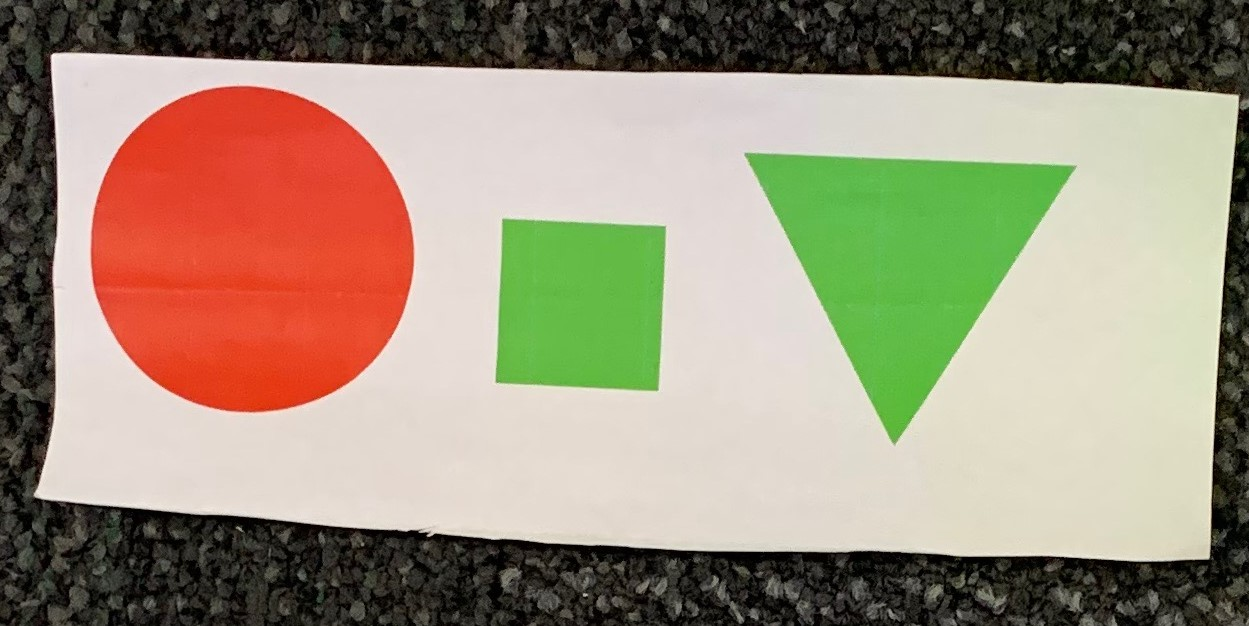
%> input picture small02.jpg, 1249 x 626 px
$ octave main.m   (GNU Octave 9; MATLAB toolbox functions it lacks are replaced by stand-ins)
%> lines starting %> are read from the running program, lines starting %| are printed output that depends on the picture; in (x1, y1, x2, y2) boxes, pixels count from 0 and x2, y2 are one past the last pixel; in counts of white or black regions, pixels touching at a corner belong together; the program's own positions count from 1
### smallFunc.m
function [shapeOutput,sizeOutput,colorOutput,shapesInfoOutput] = smallFunc(imgName)
%> called with imgName = 'small02.jpg'
%SMALLSHAPEFINDER Summary of this function goes here
%   Detailed explanation goes here

%Reading test sheet image
tsRead = imread(imgName);
%> tsRead is the input picture: size 626x1249x3 uint8; mean R, G, B 157.8, 145.1, 124

%Splitting read image into color segments
tsRedSeg = tsRead(:,:,1);
tsGreenSeg = tsRead(:,:,2);
tsBlueSeg = tsRead(:,:,3);

%Normalising each segment
tsRedNormal = double(tsRedSeg)/255;
tsGreenNormal = double(tsGreenSeg)/255;
tsBlueNormal = double(tsBlueSeg)/255;

%Gamma correcting each segment
tsRedNormalA = tsRedNormal.^2.5;
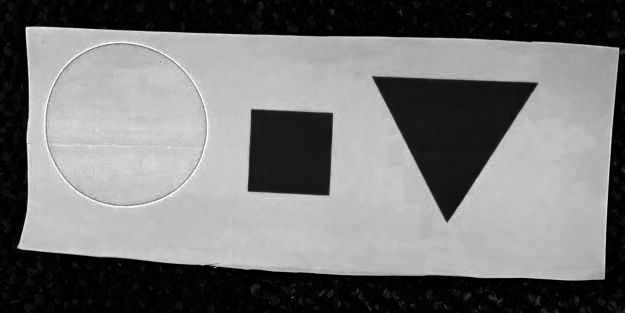
%> tsRedNormalA: size 626x1249 double (shown at 1/2 size); min 0, max 1, mean 0.463
tsGreenNormalA = tsGreenNormal.^2.5;
tsBlueNormalA = tsBlueNormal.^2.5;
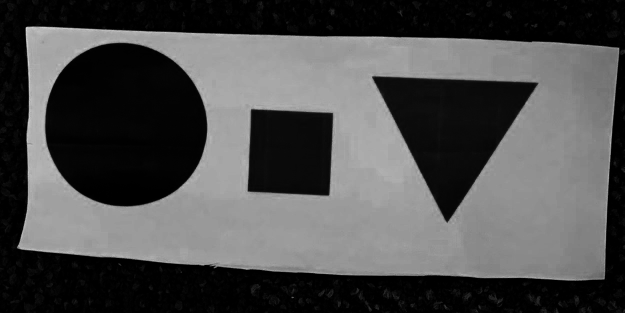
%> tsBlueNormalA: size 626x1249 double (shown at 1/2 size); min 0, max 0.905, mean 0.306

%Finding relative values for each segment
tsRedRel = tsRedNormalA./(tsRedNormalA+tsGreenNormalA+tsBlueNormalA);
tsGreenRel = tsGreenNormalA./(tsRedNormalA+tsGreenNormalA+tsBlueNormalA);
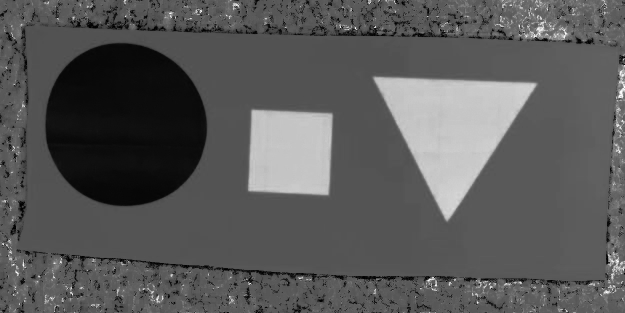
%> tsGreenRel: size 626x1249 double (shown at 1/2 size); 0.09% of the values are NaN or infinite; the others: min 0, max 1, mean 0.351; drawn with min black, max white, NaN and infinite black

%Showing only blue, red and green on each segment
tsRedOnly = tsRedRel>0.5;
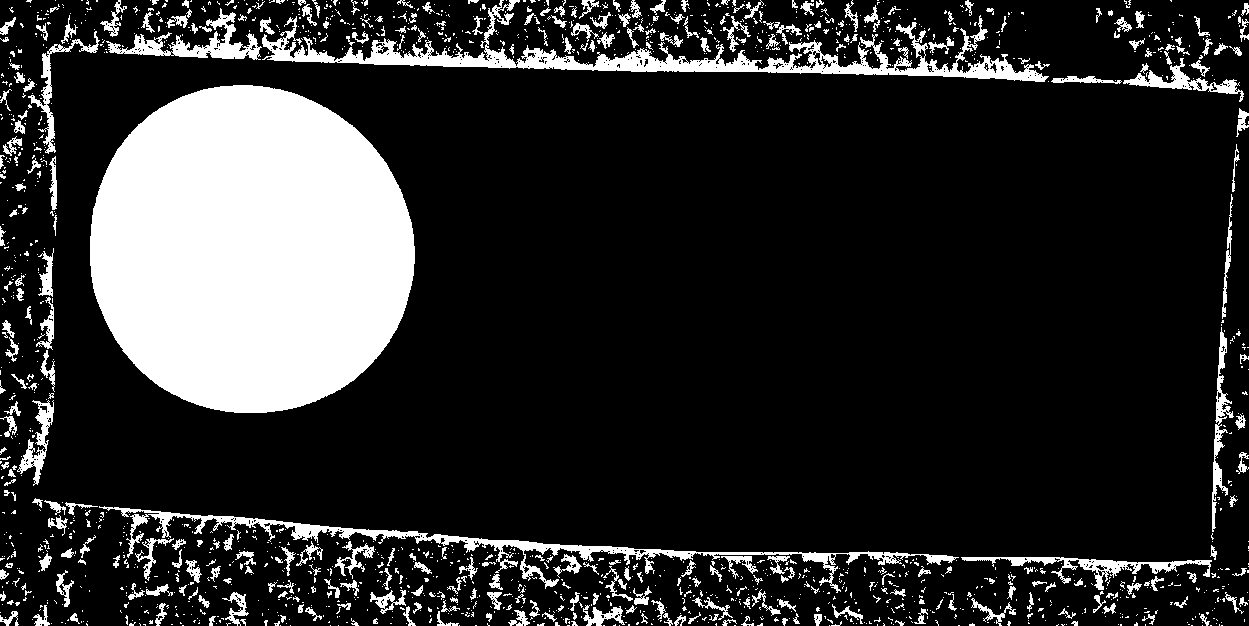
%> tsRedOnly: size 626x1249 logical; 17.7% white; 1721 white regions (1393 under 20 px), largest, box (x1, y1, x2, y2) and area: (90, 85, 415, 413) 84269, (262, 0, 1049, 82) 11579, (99, 506, 959, 593) 6509
tsGreenOnly = tsGreenRel>0.5;
%> tsGreenOnly: size 626x1249 logical; 10.7% white; 690 white regions (596 under 20 px), largest, box (x1, y1, x2, y2) and area: (747, 153, 1074, 443) 47850, (496, 219, 666, 391) 26755, (1044, 36, 1140, 80) 1385

%Strelling image
ser = strel('square',12);
tsRedOnly = imopen(tsRedOnly,ser);
%> tsRedOnly: size 626x1249 logical; 10.8% white; 2 white regions, box (x1, y1, x2, y2) and area: (90, 85, 415, 413) 84265, (220, 45, 239, 59) 254
seg = strel('square',10);
tsGreenOnly = imopen(tsGreenOnly,seg);
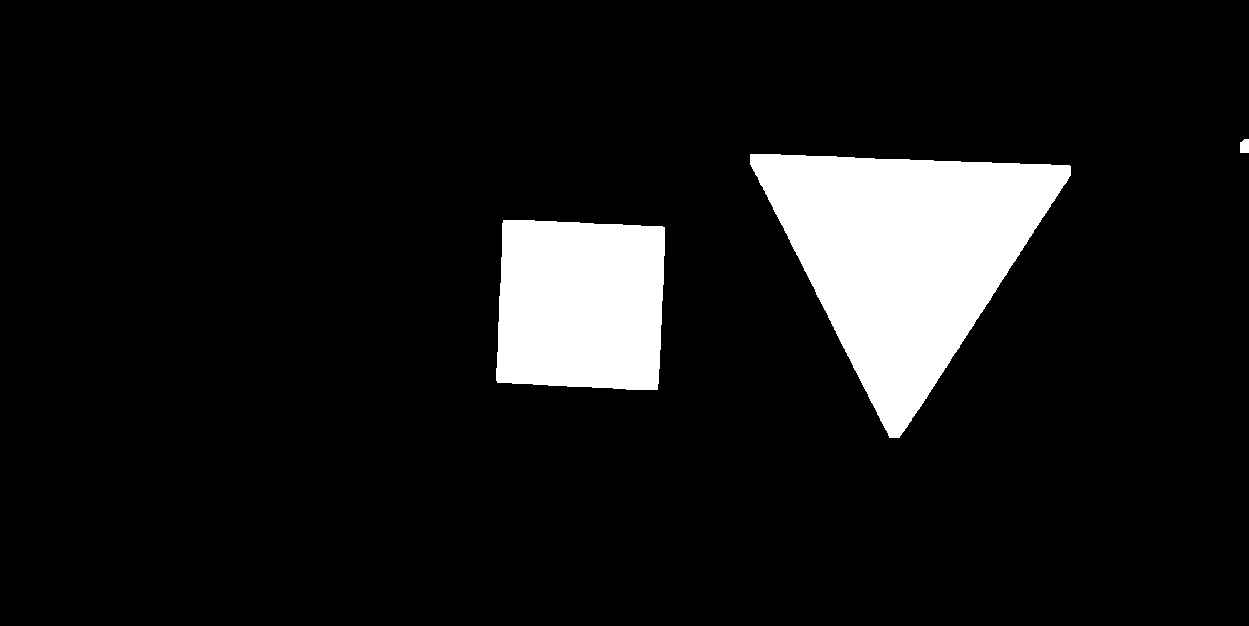
%> tsGreenOnly: size 626x1249 logical; 9.5% white; 3 white regions, box (x1, y1, x2, y2) and area: (750, 154, 1071, 438) 47776, (496, 220, 665, 390) 26726, (1240, 139, 1249, 153) 117

%Finding blobs in image
%> the run ends on the next line
tsRedBlobs = iblobs(tsRedOnly,'area',[2000, 300000], 'boundary');
tsGreenBlobs = iblobs(tsGreenOnly,'area',[2000, 500000], 'boundary');

% [18 lines of commented-out code are left out]
shapeNumber = 0;
shapes = ["","",""];
colors = ["","",""];
sizes = ["","",""];
shapesInf=[0,0,0];
cents=[tsRedBlobs.uc tsGreenBlobs.uc];

%Looping through red blobs and determining shape
for i=1:length(tsRedBlobs)
     shapeNumber=findOrder(tsRedBlobs(i),cents);
     if tsRedBlobs(i).circularity > 0.9
         shapes(shapeNumber) = "Circle";
         colors(shapeNumber) = "red";
         shapesInf(shapeNumber)=shapesInf(shapeNumber)+000;
     elseif tsRedBlobs(i).circularity > 0.7
         shapes(shapeNumber)="Square";
         colors(shapeNumber) = "red";
         shapesInf(shapeNumber)=shapesInf(shapeNumber)+200;
     elseif tsRedBlobs(i).circularity > 0.5
         shapes(shapeNumber)="Triangle";
         colors(shapeNumber) = "red";
         shapesInf(shapeNumber)=shapesInf(shapeNumber)+100;
     else
        fprintf('Red shape ID %d is of an unknown type\n', i );
     end
end

%Looping through green blobs and determining shape
for i=1:length(tsGreenBlobs)
    shapeNumber=findOrder(tsGreenBlobs(i),cents);
     if tsGreenBlobs(i).circularity > 0.9
         shapes(shapeNumber)="Circle";
         colors(shapeNumber) = "green";
         shapesInf(shapeNumber)=shapesInf(shapeNumber)+010;
     elseif tsGreenBlobs(i).circularity > 0.7
         shapes(shapeNumber)="Square";
         colors(shapeNumber) = "green";
         shapesInf(shapeNumber)=shapesInf(shapeNumber)+210;
     elseif tsGreenBlobs(i).circularity > 0.5
         shapes(shapeNumber)="Triangle";
         colors(shapeNumber) = "green";
         shapesInf(shapeNumber)=shapesInf(shapeNumber)+110;
     else
         fprintf('Green shape ID %d is of an unknown type\n', i+shapeNumber );
     end
end

for i=1:length(tsRedBlobs)
    shapeNumber=findOrder(tsRedBlobs(i),cents);
    areaR(i) = findD(tsRedBlobs(i).area,shapes(shapeNumber));
end

for i=1:length(tsGreenBlobs)
    shapeNumber=findOrder(tsGreenBlobs(i),cents);
    areaG(i) = findD(tsGreenBlobs(i).area,shapes(shapeNumber));
end

areaA = horzcat(areaG, areaR);

minArea = min(areaA);

maxArea = max(areaA);

aveArea = round((minArea + maxArea)/2)*0.92;

%Looping through red blobs and determining size
for i=1:length(tsRedBlobs)
    shapeNumber=findOrder(tsRedBlobs(i),cents);
   if findD(tsRedBlobs(i).area,shapes(i)) > aveArea
       sizes(shapeNumber)="large";
       shapesInf(shapeNumber)=shapesInf(shapeNumber)+001;
   elseif findD(tsRedBlobs(i).area,shapes(i)) < aveArea
       sizes(shapeNumber)="little";
   end
end

%Looping through green blobs and determining size
for i=1:length(tsGreenBlobs)
    shapeNumber=findOrder(tsGreenBlobs(i),cents);
   if findD(tsGreenBlobs(i).area,shapes( shapeNumber)) > aveArea
       sizes(shapeNumber)="large";
       shapesInf(shapeNumber)=shapesInf(shapeNumber)+001;
   elseif findD(tsGreenBlobs(i).area,shapes( shapeNumber)) < aveArea
       sizes(shapeNumber)="little";
   end
end

% for i=1:3
%     fprintf('There is a %s, %s, %s \n', sizes(i),colors(i),shapes(i) );
% end

shapeOutput = shapes;
sizeOutput = sizes;
colorOutput = colors;
shapesInfoOutput = shapesInf;
end

### findWithHom.m
function [orgPoints,destPoints] = findWithHom(origin,destination,worksheet)

%manual testing
% origin="small03.jpg";
% destination="small04.jpg";
% worksheet="image04.jpg";
%%
[shapes,sizes,colors,shapesInf] = smallFunc(origin);
[shapes2,sizes2,colors2,shapesInf2] = smallFunc(destination);


%%%%%%%%%%%%%%%%%%%%%%%%%%%%%%%%%%%%%%%%%%%%%%%%%%%%%%%%%%%%%%%%%%%%%%%%%%%%%%%%%%%%%%%%%%%%%%%%%%%%%%%%%%%%%%%%%%%%%%%%%%%%%%%%%%%%%
%%
%Reading worksheet
wsRead = imread(worksheet);

%Splitting read image into color segments
wsRedSeg = wsRead(:,:,1);
wsGreenSeg = wsRead(:,:,2);
wsBlueSeg = wsRead(:,:,3);

%Normalising each segment
wsRedNormal = double(wsRedSeg)/255;
wsGreenNormal = double(wsGreenSeg)/255;
wsBlueNormal = double(wsBlueSeg)/255;

%Adjusting each segment
wsRedNormalA = wsRedNormal.^2.5;
wsGreenNormalA = wsGreenNormal.^2.5;
wsBlueNormalA = wsBlueNormal.^2.5;

%Finding relative values for each segment
wsRedRel = wsRedNormalA./(wsRedNormalA+wsGreenNormalA+wsBlueNormalA);
wsGreenRel = wsGreenNormalA./(wsRedNormalA+wsGreenNormalA+wsBlueNormalA);
wsBlueRel = wsBlueNormalA./(wsRedNormalA+wsGreenNormalA+wsBlueNormalA);

%Showing only blue, red and green on each segment
wsRedOnly =wsRedRel>0.5;
wsGreenOnly =wsGreenRel>0.5;
wsBlueOnly =wsBlueRel>0.5;

%Opening operations have not been ustilised due to complications
%with shape recognition but is left here for future use
strelBlue = strel('square',20);
wsBlueOnly = imopen(wsBlueOnly,strelBlue);
strelRed = strel('square',8);
wsRedOnly = imopen(wsRedOnly,strelRed);
strelGreen = strel('square',6);
wsGreenOnly = imopen(wsGreenOnly,strelGreen);

%Cropping images
wsBlueBlobs = iblobs(wsBlueOnly,'area',[2000, 800000], 'boundary');
wsRedOnly = imcrop(wsRedOnly, [min(wsBlueBlobs.umin)-15 min(wsBlueBlobs.vmin)-15 max(wsBlueBlobs.umax)-min(wsBlueBlobs.umin)+30 max(wsBlueBlobs.vmax)-min(wsBlueBlobs.vmin)+30]);
wsGreenOnly = imcrop(wsGreenOnly, [min(wsBlueBlobs.umin)-15 min(wsBlueBlobs.vmin)-15 max(wsBlueBlobs.umax)-min(wsBlueBlobs.umin)+30 max(wsBlueBlobs.vmax)-min(wsBlueBlobs.vmin)+30]);
wsBlueOnly = imcrop(wsBlueOnly, [min(wsBlueBlobs.umin)-15 min(wsBlueBlobs.vmin)-15 max(wsBlueBlobs.umax)-min(wsBlueBlobs.umin)+30 max(wsBlueBlobs.vmax)-min(wsBlueBlobs.vmin)+30]);

%Finding blue blobs
wsBlueBlobs = iblobs(wsBlueOnly,'area',[2000, 800000], 'boundary');

%%%%%%%%%%%%%%%%%%%%%%%%%%%%%%%%%%%%%%%%%%%%%%%%%%%%%%%%%%%%%%%%%%%%%%%%%%%%%%%%%%%%%%%%%%%%%%%%%%%%%%%%%%%%%%%%%%%%%%%%%%%%%%%%%%%%%%%%%
%%
%Finding red blobs
wsRedBlobs = iblobs(wsRedOnly,'area',[2000, 800000], 'boundary');
%Finding green blobs
wsGreenBlobs = iblobs(wsGreenOnly,'area',[2000, 800000], 'boundary');
%%%%%%%%%%%%%%%%%%%%%%%%%%%%%%%%%%%%%%%%%%%%%%%%%%%%%%%%%%%%%%%%%%%%%%%%%%%%%%%%%%%%%%%%%%%%%%%%%%%%%%%%%%%%%%%%%%%%%%%%%%%%%%%%%%%%%%%%
%%
%Key:
%1st digit shape: 0 = circle    1 = triangle    2 = square
%2nd digit color: 0 = red       1 = green       2 = blue
%3rd digit size:  0 = small     1 = large
shapeNumber = 0;
tshapes = ["","",""];
tcolors = ["","",""];
tsizes = ["","",""];
tshapesInf=zeros(1,length(wsRedBlobs)+length(wsGreenBlobs));


% Left this here in case we wanted to diagnose a problem
% %Creating new drawing figure
% figure()
%
% %Displaying only red and green shapes
% imshow( wsRedOnly);
%
%
% %Looping through red blobs to find triangles
% for i=1:length(wsRedBlobs)
%      %wsRedBlobs(i).plot_box('g');
%      wsRedBlobs(i).plot('r*');
%      if wsRedBlobs(i).circularity > 0.5
%         wsRedBlobs(i).plot_box('r-.')
%      end
%      text(wsRedBlobs(i).uc, wsRedBlobs(i).vc, string(i),'color','red');
% end


%Looping through red blobs and determining shape
for i=1:length(wsRedBlobs)
     if wsRedBlobs(i).circularity > 0.9
         shapeNumber = i;
         tshapes(i) = "Circle";
         tcolors(i) = "red";
         tshapesInf(i)=tshapesInf(i)+000;
     elseif wsRedBlobs(i).circularity > 0.7
         shapeNumber=i;
         tshapes(i)="Square";
         tcolors(i) = "red";
         tshapesInf(i)=tshapesInf(i)+200;
     elseif wsRedBlobs(i).circularity > 0.5
         shapeNumber=i;
         tshapes(i)="Triangle";
         tcolors(i) = "red";
         tshapesInf(i)=tshapesInf(i)+100;
     else
        fprintf('Red shape ID %d is of an unknown type123123\n', i );
     end
end

%Looping through green blobs and determining shape
for i=1:length(wsGreenBlobs)
     if wsGreenBlobs(i).circularity > 0.9
         tshapes(i+ shapeNumber)="Circle";
         tcolors(i+ shapeNumber) = "green";
         tshapesInf(i+ shapeNumber)=tshapesInf(i+ shapeNumber)+010;
     elseif wsGreenBlobs(i).circularity > 0.7
         tshapes(i+ shapeNumber)="Square";
         tcolors(i+ shapeNumber) = "green";
         tshapesInf(i+ shapeNumber)=tshapesInf(i+ shapeNumber)+210;
     elseif wsGreenBlobs(i).circularity > 0.5
         tshapes(i+ shapeNumber)="Triangle";
         tcolors(i+ shapeNumber) = "green";
         tshapesInf(i+ shapeNumber)=tshapesInf(i+ shapeNumber)+110;
     else
         fprintf('Green shape ID %d is of an unknown type\n', i+shapeNumber );
     end
end


aveArea = round(wsBlueBlobs(5).area*1.2);
%Looping through red blobs and determining size
for i=1:length(wsRedBlobs)
   if wsRedBlobs(i).area > aveArea
       shapeNumber=i;
       tsizes(i)="large";
       tshapesInf(i)=tshapesInf(i)+001;
   elseif wsRedBlobs(i).area < aveArea
       shapeNumber=i;
       tsizes(i)="little";
   end
end

%Looping through green blobs and determining size
for i=1:length(wsGreenBlobs)
   if wsGreenBlobs(i).area > aveArea
       tsizes(i+shapeNumber)="large";
       tshapesInf(i+ shapeNumber)=tshapesInf(i+ shapeNumber)+001;
   elseif wsGreenBlobs(i).area < aveArea
       tsizes(i+shapeNumber)="little";
   end
end
%testInTask=zeros(size(wsRead),'logical');
%testImg=wsGreenOnly + wsRedOnly;


[redTestImg,greenTestImg,selected] = findInWork(wsRedOnly,wsRedBlobs,wsGreenOnly,wsGreenBlobs,tshapesInf,shapesInf,shapeNumber);
[redTestImg2,greenTestImg2,selected2] = findInWork(wsRedOnly,wsRedBlobs,wsGreenOnly,wsGreenBlobs,tshapesInf,shapesInf2,shapeNumber);

%%%%%%%%%%%%%%%%%%%%%%%%%%%%%%%%%%%%%%%%%%%%%%%%%%%%%%%%%%%%%%%%%%%%%%%%%%%%%%%%%%%%%%%%%%%%%%%%%%%%%%%%%%%%%%%%%%%%%%%%%%%%%%%%%%%%%%%%
%%
% Get coords of blue circle centroids
for i=1:length(wsBlueBlobs)
     Pb(1,i) = wsBlueBlobs(i).uc;
     Pb(2,i) = wsBlueBlobs(i).vc;
end
Q = [20, 560; 182.5, 560; 345, 560; 20, 290; 182.5, 290; 345, 290;20, 20; 182.5, 20;  345, 20];
H = homography(Pb, Q');

orgPoints=[ 0 0 0
            0 0 0];
destPoints=[ 0 0 0
             0 0 0];

%Finding blobs in image
testRedBlobs = iblobs(redTestImg,'area',[2000, 300000], 'boundary');
testGreenBlobs = iblobs(greenTestImg,'area',[2000, 300000], 'boundary');
testRedBlobs2 = iblobs(redTestImg2,'area',[2000, 300000], 'boundary');
testGreenBlobs2 = iblobs(greenTestImg2,'area',[2000, 300000], 'boundary');

% Find real-world coordinates of red shapes
for i=1:3
    if selected(i)<7
         p = [wsRedBlobs(selected(i)).uc wsRedBlobs(selected(i)).vc];
         q = homtrans(H,p');
         fprintf('There is a %s, %s, %s at %dmm %dmm\n', tsizes(selected(i)),tcolors(selected(i)),tshapes(selected(i)), q(1), q(2) );
         orgPoints(1,i)=q(1);
         orgPoints(2,i)=q(2);
    else
         p = [wsGreenBlobs(selected(i)-length(wsRedBlobs)).uc wsGreenBlobs(selected(i)-length(wsRedBlobs)).vc];
         q = homtrans(H,p');
         fprintf('There is a %s, %s, %s at %dmm %dmm\n', tsizes(selected(i)),tcolors(selected(i)),tshapes(selected(i)), q(1), q(2) );
         orgPoints(1,i)=q(1);
         orgPoints(2,i)=q(2);

    end
end

% Find real-world coordinates of red shapes
for i=1:3
     if selected2(i)<7
         p = [wsRedBlobs(selected2(i)).uc wsRedBlobs(selected2(i)).vc];
         q = homtrans(H,p');
         fprintf('There is a %s, %s, %s at %dmm %dmm\n', tsizes(selected2(i)),tcolors(selected2(i)),tshapes(selected2(i)), q(1), q(2) );
         destPoints(1,i)=q(1);
         destPoints(2,i)=q(2);
     else
         p = [wsGreenBlobs(selected2(i)-length(wsRedBlobs)).uc wsGreenBlobs(selected2(i)-length(wsRedBlobs)).vc];
         q = homtrans(H,p');
         fprintf('There is a %s, %s, %s at %dmm %dmm\n', tsizes(selected2(i)),tcolors(selected2(i)),tshapes(selected2(i)), q(1), q(2) );
         destPoints(1,i)=q(1);
         destPoints(2,i)=q(2);
     end
end

### main.m
%%main
%% Task 1
clear
[orgPoints,destPoints] = findWithHom("small02.jpg","small01.jpg","image04.jpg");
